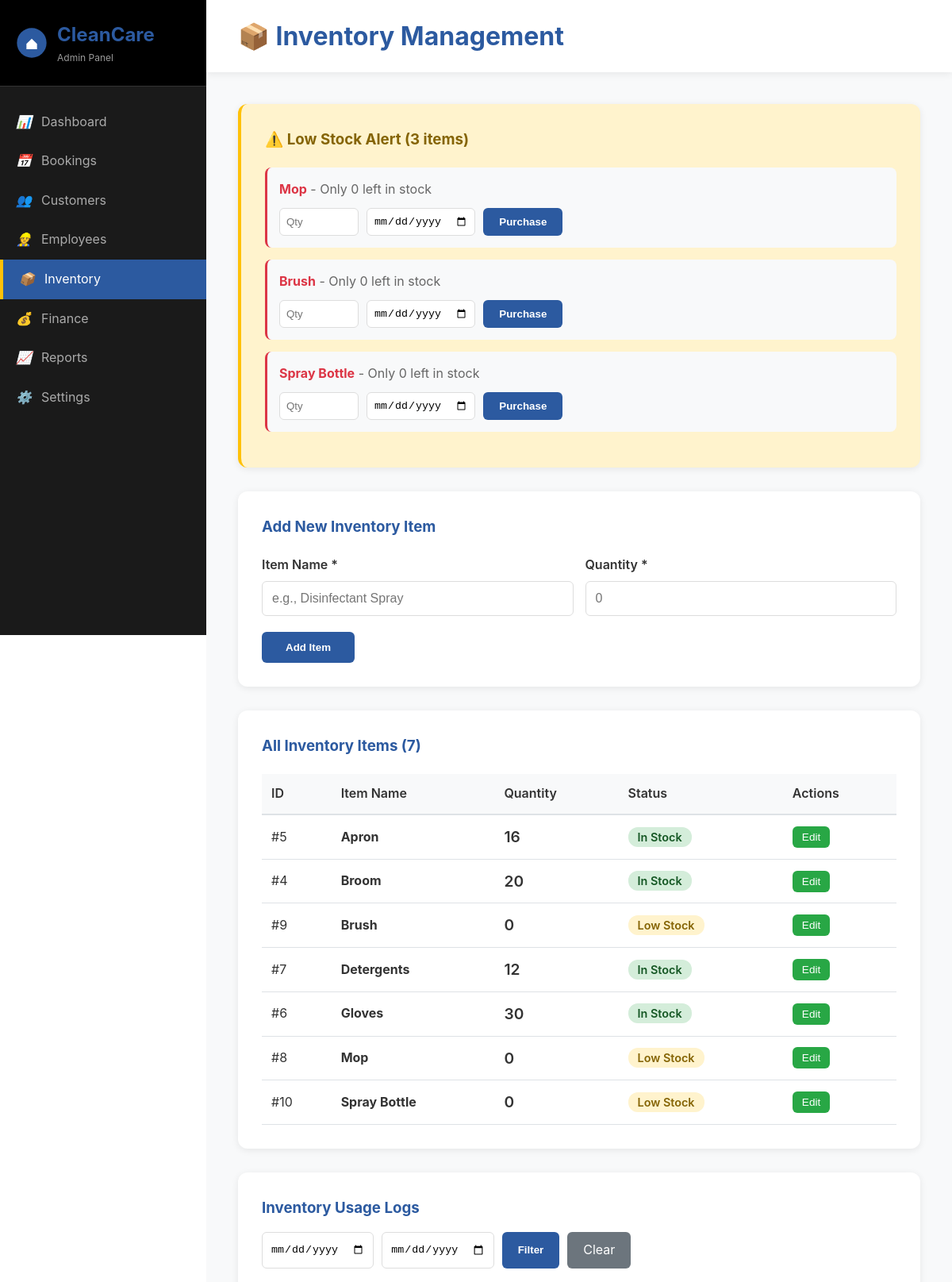
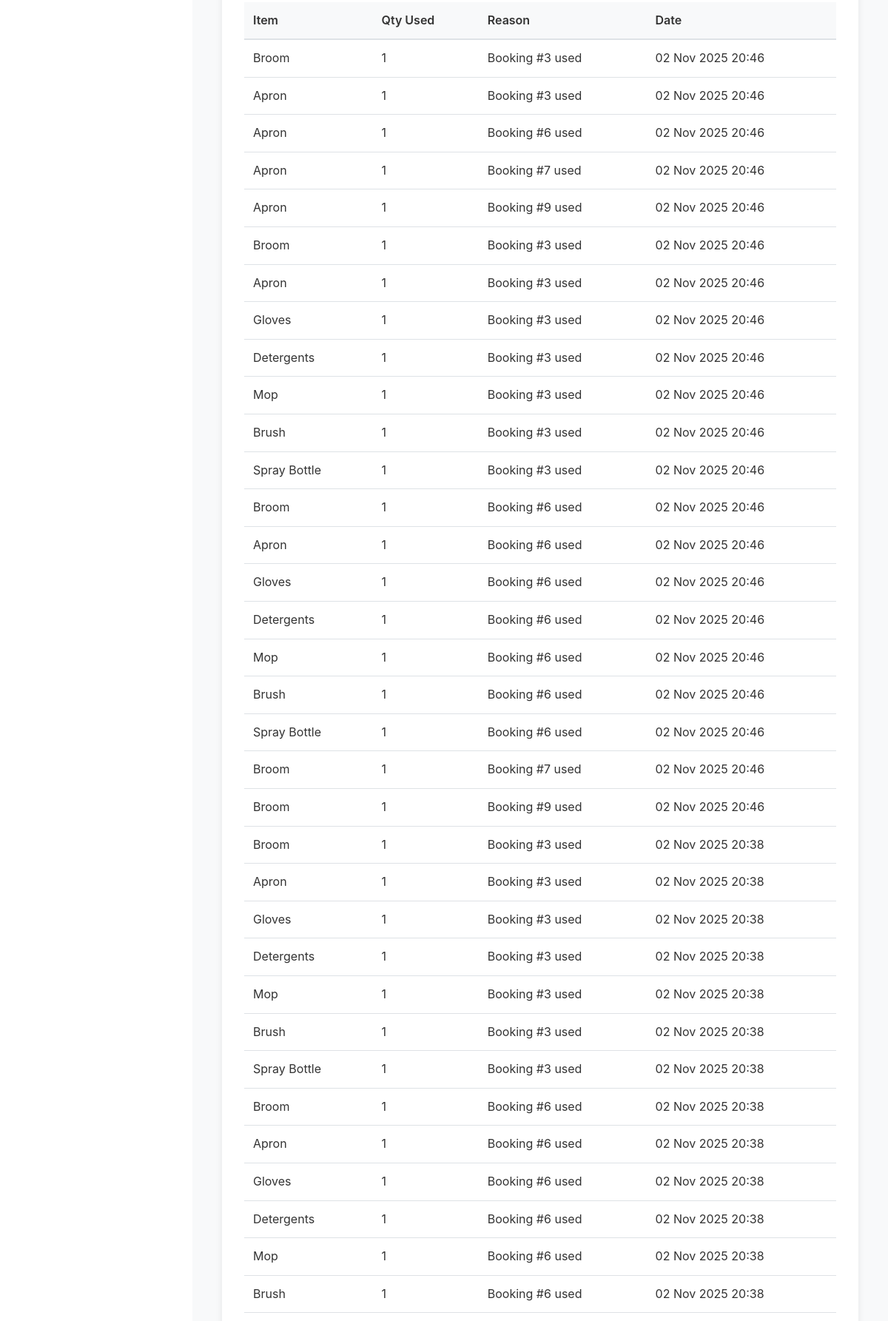
Screenshot of /pages/manage_inventory.php (signed in, upper part) with the database file from the repository (2 pictures, top to bottom).
### tables this page shows
CREATE TABLE `inventory` (
  `id` int(11) NOT NULL,
  `item_name` varchar(100) DEFAULT NULL,
  `quantity` int(11) DEFAULT NULL,
  `price` decimal(10,2) DEFAULT NULL,
  `last_purchased` datetime DEFAULT NULL
);

CREATE TABLE `inventory_log` (
  `id` int(11) NOT NULL,
  `inventory_id` int(11) NOT NULL,
  `quantity_used` int(11) NOT NULL,
  `reason` varchar(255) DEFAULT NULL,
  `booking_id` int(11) DEFAULT NULL,
  `created_at` datetime DEFAULT current_timestamp()
);

### pages/manage_inventory.php (the view, shortened to what this page needs)
<?php
require_once '../backend/db_config.php';
$stmt = $pdo->query("SELECT * FROM inventory ORDER BY item_name ASC");
$inventory_items = $stmt->fetchAll(PDO::FETCH_ASSOC);
$stmt = $pdo->query("SELECT * FROM inventory WHERE quantity <= 5 ORDER BY quantity ASC");
$low_stock_items = $stmt->fetchAll(PDO::FETCH_ASSOC);
$log_filter = "";
$log_params = [];
$stmt = $pdo->prepare("SELECT l.*, i.item_name FROM inventory_log l
                       LEFT JOIN inventory i ON l.inventory_id = i.id
                       $log_filter
                       ORDER BY l.created_at DESC LIMIT 50");
$stmt->execute($log_params);
$inventory_logs = $stmt->fetchAll(PDO::FETCH_ASSOC);
?>
<!DOCTYPE html>
<html lang="en">
<head>
    <link rel="stylesheet" href="../frontend/css/style.css">
    <link rel="stylesheet" href="../frontend/css/dashboard.css">
</head>
<body>
    <div class="admin-layout">
        <aside class="admin-sidebar">
            <div class="sidebar-header">
                <div class="sidebar-logo">
                    <svg viewBox="0 0 60 60" width="40" height="40">
                        <circle cx="30" cy="30" r="28" fill="#2c5aa0"/>
                        <path d="M 20 32 L 30 22 L 40 32 L 40 42 L 20 42 Z" fill="white"/>
                    </svg>
                    <div>
                        <h2>CleanCare</h2>
                        <p>Admin Panel</p>
                    </div>
                </div>
            </div>
            <nav class="sidebar-nav">
                <a href="../dashboards/admin.php"><i>📊</i> Dashboard</a>
                <a href="manage_bookings.php"><i>📅</i> Bookings</a>
                <a href="manage_customers.php"><i>👥</i> Customers</a>
                <a href="manage_employees.php"><i>👷</i> Employees</a>
                <a href="manage_inventory.php" class="active"><i>📦</i> Inventory</a>
                <a href="manage_finance.php"><i>💰</i> Finance</a>
                <a href="reports.php"><i>📈</i> Reports</a>
                <a href="settings.php"><i>⚙️</i> Settings</a>
            </nav>
        </aside>
        <main class="admin-main">
            <div class="admin-header">
                <h1 style="margin: 0; color: #2c5aa0;">📦 Inventory Management</h1>
            </div>
            <div class="admin-content">
                <?php if (!empty($low_stock_items)): ?>
                <div class="alert-card">
                    <h3 style="color: #856404; margin: 0 0 20px 0;">⚠️ Low Stock Alert (<?= count($low_stock_items) ?> items)</h3>
                    <?php foreach ($low_stock_items as $item): ?>
                    <div class="low-stock-item">
                        <strong style="color: #dc3545;"><?= htmlspecialchars($item['item_name']) ?></strong>
                        <span style="color: #666;"> - Only <?= $item['quantity'] ?> left in stock</span>
                        <form method="POST" style="display: flex; gap: 10px; margin-top: 10px; flex-wrap: wrap;">
                            <input type="number" name="purchase_qty" placeholder="Qty" required style="width: 100px; padding: 8px; border: 1px solid #ddd; border-radius: 6px;">
                            <input type="date" name="needed_by" required style="padding: 8px; border: 1px solid #ddd; border-radius: 6px;">
                            <button type="submit" name="purchase" class="btn-submit" style="padding: 8px 20px;">Purchase</button>
                        </form>
                    </div>
                    <?php endforeach; ?>
                </div>
                <?php endif; ?>
                <div class="form-card">
                    <h3 style="color: #2c5aa0; margin-bottom: 20px;">Add New Inventory Item</h3>
                    <form method="POST">
                        <div class="form-grid">
                            <div class="form-group">
                                <label>Item Name *</label>
                                <input type="text" name="item_name" required placeholder="e.g., Disinfectant Spray">
                            </div>
                            <div class="form-group">
                                <label>Quantity *</label>
                                <input type="number" name="quantity" required min="0" placeholder="0">
                            </div>
                        </div>
                        <button type="submit" name="add_item" class="btn-submit">Add Item</button>
                    </form>
                </div>
                <div class="data-table-container">
                    <h3 style="color: #2c5aa0;">All Inventory Items (<?= count($inventory_items) ?>)</h3>
                    <?php if (empty($inventory_items)): ?>
                        <p style="text-align: center; color: #999; padding: 40px;">No inventory items yet.</p>
                    <?php else: ?>
                        <table class="data-table">
                            <thead>
                                <tr>
                                    <th>ID</th>
                                    <th>Item Name</th>
                                    <th>Quantity</th>
                                    <th>Status</th>
                                    <th>Actions</th>
                                </tr>
                            </thead>
                            <tbody>
                                <?php foreach ($inventory_items as $item): ?>
                                <tr>
                                    <td>#<?= $item['id'] ?></td>
                                    <td><strong><?= htmlspecialchars($item['item_name']) ?></strong></td>
                                    <td style="font-size: 1.2rem; font-weight: 600;"><?= $item['quantity'] ?></td>
                                    <td>
                                        <span class="qty-badge <?= $item['quantity'] <= 5 ? 'qty-low' : 'qty-ok' ?>">
                                            <?= $item['quantity'] <= 5 ? 'Low Stock' : 'In Stock' ?>
                                        </span>
                                    </td>
                                    <td>
                                        <button class="btn-action" onclick="openEditModal(<?= htmlspecialchars(json_encode($item)) ?>)">Edit</button>
                                    </td>
                                </tr>
                                <?php endforeach; ?>
                            </tbody>
                        </table>
                    <?php endif; ?>
                </div>
                <div class="data-table-container">
                    <h3 style="color: #2c5aa0;">Inventory Usage Logs</h3>
                    <form method="GET" style="display: flex; gap: 10px; margin: 15px 0; flex-wrap: wrap;">
                        <input type="date" name="log_start" value="<?= $_GET['log_start'] ?? '' ?>" style="padding: 10px; border: 1px solid #ddd; border-radius: 6px;">
                        <input type="date" name="log_end" value="<?= $_GET['log_end'] ?? '' ?>" style="padding: 10px; border: 1px solid #ddd; border-radius: 6px;">
                        <button type="submit" class="btn-submit" style="padding: 10px 20px;">Filter</button>
                        <a href="manage_inventory.php" style="padding: 10px 20px; background: #6c757d; color: white; border-radius: 6px; text-decoration: none;">Clear</a>
                    </form>
                    <?php if (empty($inventory_logs)): ?>
                        <p style="text-align: center; color: #999; padding: 40px;">No usage logs yet.</p>
                    <?php else: ?>
                        <table class="data-table">
                            <thead>
                                <tr>
                                    <th>Item</th>
                                    <th>Qty Used</th>
                                    <th>Reason</th>
                                    <th>Date</th>
                                </tr>
                            </thead>
                            <tbody>
                                <?php foreach ($inventory_logs as $log): ?>
                                <tr>
                                    <td><?= htmlspecialchars($log['item_name']) ?></td>
                                    <td><?= $log['quantity_used'] ?></td>
                                    <td><?= htmlspecialchars($log['reason']) ?></td>
                                    <td><?= date('d M Y H:i', strtotime($log['created_at'])) ?></td>
                                </tr>
                                <?php endforeach; ?>
                            </tbody>
                        </table>
                    <?php endif; ?>
                </div>
            </div>
        </main>
    </div>
</body>
</html>

### frontend/css/style.css (style rules this page uses)
* { margin: 0; padding: 0; box-sizing: border-box; }
html { scroll-behavior: smooth; scroll-padding-top: 80px; }
body { font-family: -apple-system, BlinkMacSystemFont, 'Segoe UI', 'Roboto', 'Oxygen', 'Ubuntu', sans-serif; line-height: 1.6; color: #333; background: #ffffff; }

### frontend/css/dashboard.css (style rules this page uses)
.data-table-container { background: white; padding: 30px; border-radius: 12px; box-shadow: 0 2px 10px rgba(0,0,0,0.08); overflow-x: auto; }
.data-table { width: 100%; border-collapse: collapse; margin-top: 20px; }
.data-table thead { background: #f8f9fa; border-bottom: 2px solid #dee2e6; }
.data-table th { padding: 12px; text-align: left; font-weight: 600; color: #333; }
.data-table td { padding: 12px; border-bottom: 1px solid #dee2e6; }
.btn-action { background: #2c5aa0; color: white; border: none; padding: 8px 16px; border-radius: 6px; cursor: pointer; font-size: 0.9rem; transition: background 0.3s; text-decoration: none; display: inline-block; }

### pages/manage_inventory.php (style rules this page uses)
body { margin: 0; overflow-x: hidden; }
.admin-layout { display: flex; min-height: 100vh; }
.admin-sidebar { width: 260px; background: #1a1a1a; color: white; position: fixed; height: 100vh; overflow-y: auto; }
.sidebar-header { padding: 25px 20px; border-bottom: 1px solid #333; background: #000; }
.sidebar-logo { display: flex; align-items: center; gap: 12px; }
.sidebar-logo svg { width: 40px; height: 40px; }
.sidebar-logo h2 { font-size: 1.5rem; margin: 0; color: #2c5aa0; }
.sidebar-logo p { font-size: 0.75rem; color: #999; margin: 0; }
.sidebar-nav { padding: 20px 0; }
.sidebar-nav a { display: flex; align-items: center; padding: 12px 20px; color: #aaa; text-decoration: none; transition: all 0.3s; gap: 12px; }
.sidebar-nav a.active { background: #2c5aa0; color: white; border-left: 4px solid #FFC107; }
.admin-main { margin-left: 260px; flex: 1; background: #f8f9fa; min-height: 100vh; }
.admin-header { background: white; padding: 20px 40px; box-shadow: 0 2px 10px rgba(0,0,0,0.08); }
.admin-content { padding: 40px; }
.form-card, .alert-card { background: white; padding: 30px; border-radius: 12px; box-shadow: 0 2px 10px rgba(0,0,0,0.08); margin-bottom: 30px; }
.alert-card { background: #fff3cd; border-left: 4px solid #FFC107; }
.low-stock-item { background: #f8f9fa; padding: 15px; border-radius: 8px; margin-bottom: 15px; border-left: 3px solid #dc3545; }
.form-grid { display: grid; grid-template-columns: repeat(auto-fit, minmax(200px, 1fr)); gap: 15px; margin-bottom: 20px; }
.form-group { display: flex; flex-direction: column; }
.form-group label { font-weight: 600; margin-bottom: 8px; color: #333; }
.form-group input { padding: 12px; border: 1px solid #ddd; border-radius: 6px; font-size: 1rem; }
.btn-submit { background: #2c5aa0; color: white; padding: 12px 30px; border: none; border-radius: 6px; font-weight: 600; cursor: pointer; transition: all 0.3s; }
.data-table-container { background: white; padding: 30px; border-radius: 12px; box-shadow: 0 2px 10px rgba(0,0,0,0.08); margin-bottom: 30px; }
.data-table { width: 100%; border-collapse: collapse; margin-top: 20px; }
.data-table thead { background: #f8f9fa; border-bottom: 2px solid #dee2e6; }
.data-table th { padding: 12px; text-align: left; font-weight: 600; }
.data-table td { padding: 12px; border-bottom: 1px solid #dee2e6; }
.btn-action { color: white; padding: 6px 12px; border: none; border-radius: 6px; cursor: pointer; font-size: 0.85rem; background: #28a745; }
.qty-badge { padding: 4px 12px; border-radius: 12px; font-weight: 600; font-size: 0.9rem; }
.qty-low { background: #fff3cd; color: #856404; }
.qty-ok { background: #d4edda; color: #155724; }

### rows the page displays
inventory: item_name "Mop", quantity "0", id "8", shows "Low Stock"
inventory: item_name "Brush", quantity "0", id "9", shows "Low Stock"
inventory: item_name "Spray Bottle", quantity "0", id "10", shows "Low Stock"
inventory: id "5", item_name "Apron", quantity "16", shows "In Stock"
inventory: id "4", item_name "Broom", quantity "20", shows "In Stock"
inventory: id "7", item_name "Detergents", quantity "12", shows "In Stock"
inventory: id "6", item_name "Gloves", quantity "30", shows "In Stock"
inventory_log: inventory.item_name "Broom", quantity_used "1", reason "Booking #3 used", created_at "02 Nov 2025 20:46"
inventory_log: inventory.item_name "Apron", quantity_used "1", reason "Booking #3 used", created_at "02 Nov 2025 20:46"
inventory_log: inventory.item_name "Apron", quantity_used "1", reason "Booking #6 used", created_at "02 Nov 2025 20:46"
inventory_log: inventory.item_name "Apron", quantity_used "1", reason "Booking #7 used", created_at "02 Nov 2025 20:46"
inventory_log: inventory.item_name "Apron", quantity_used "1", reason "Booking #9 used", created_at "02 Nov 2025 20:46"
inventory_log: inventory.item_name "Broom", quantity_used "1", reason "Booking #3 used", created_at "02 Nov 2025 20:46"
inventory_log: inventory.item_name "Apron", quantity_used "1", reason "Booking #3 used", created_at "02 Nov 2025 20:46"
inventory_log: inventory.item_name "Gloves", quantity_used "1", reason "Booking #3 used", created_at "02 Nov 2025 20:46"
inventory_log: inventory.item_name "Detergents", quantity_used "1", reason "Booking #3 used", created_at "02 Nov 2025 20:46"
inventory_log: inventory.item_name "Mop", quantity_used "1", reason "Booking #3 used", created_at "02 Nov 2025 20:46"
inventory_log: inventory.item_name "Brush", quantity_used "1", reason "Booking #3 used", created_at "02 Nov 2025 20:46"
inventory_log: inventory.item_name "Spray Bottle", quantity_used "1", reason "Booking #3 used", created_at "02 Nov 2025 20:46"
inventory_log: inventory.item_name "Broom", quantity_used "1", reason "Booking #6 used", created_at "02 Nov 2025 20:46"
inventory_log: inventory.item_name "Apron", quantity_used "1", reason "Booking #6 used", created_at "02 Nov 2025 20:46"
inventory_log: inventory.item_name "Gloves", quantity_used "1", reason "Booking #6 used", created_at "02 Nov 2025 20:46"
inventory_log: inventory.item_name "Detergents", quantity_used "1", reason "Booking #6 used", created_at "02 Nov 2025 20:46"
inventory_log: inventory.item_name "Mop", quantity_used "1", reason "Booking #6 used", created_at "02 Nov 2025 20:46"
inventory_log: inventory.item_name "Brush", quantity_used "1", reason "Booking #6 used", created_at "02 Nov 2025 20:46"
inventory_log: inventory.item_name "Spray Bottle", quantity_used "1", reason "Booking #6 used", created_at "02 Nov 2025 20:46"
inventory_log: inventory.item_name "Broom", quantity_used "1", reason "Booking #7 used", created_at "02 Nov 2025 20:46"
inventory_log: inventory.item_name "Broom", quantity_used "1", reason "Booking #9 used", created_at "02 Nov 2025 20:46"
inventory_log: inventory.item_name "Broom", quantity_used "1", reason "Booking #3 used", created_at "02 Nov 2025 20:38"
inventory_log: inventory.item_name "Apron", quantity_used "1", reason "Booking #3 used", created_at "02 Nov 2025 20:38"
inventory_log: inventory.item_name "Gloves", quantity_used "1", reason "Booking #3 used", created_at "02 Nov 2025 20:38"
inventory_log: inventory.item_name "Detergents", quantity_used "1", reason "Booking #3 used", created_at "02 Nov 2025 20:38"
inventory_log: inventory.item_name "Mop", quantity_used "1", reason "Booking #3 used", created_at "02 Nov 2025 20:38"
inventory_log: inventory.item_name "Brush", quantity_used "1", reason "Booking #3 used", created_at "02 Nov 2025 20:38"
inventory_log: inventory.item_name "Spray Bottle", quantity_used "1", reason "Booking #3 used", created_at "02 Nov 2025 20:38"
inventory_log: inventory.item_name "Broom", quantity_used "1", reason "Booking #6 used", created_at "02 Nov 2025 20:38"
inventory_log: inventory.item_name "Apron", quantity_used "1", reason "Booking #6 used", created_at "02 Nov 2025 20:38"
inventory_log: inventory.item_name "Gloves", quantity_used "1", reason "Booking #6 used", created_at "02 Nov 2025 20:38"
inventory_log: inventory.item_name "Detergents", quantity_used "1", reason "Booking #6 used", created_at "02 Nov 2025 20:38"
inventory_log: inventory.item_name "Mop", quantity_used "1", reason "Booking #6 used", created_at "02 Nov 2025 20:38"
inventory_log: inventory.item_name "Brush", quantity_used "1", reason "Booking #6 used", created_at "02 Nov 2025 20:38"

### other values shown
count($low_stock_items) "3"
count($inventory_items) "7"
